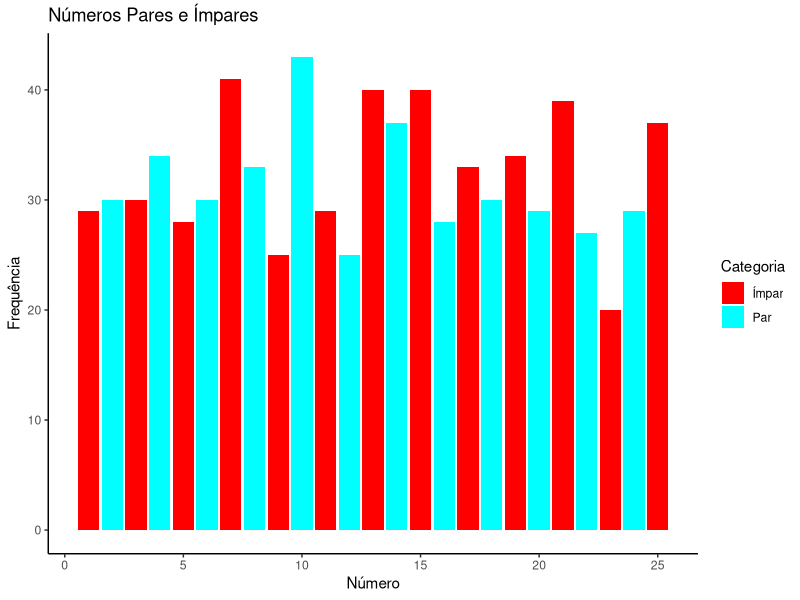

Recreate this plot in R.
set.seed(10)
vetorNumerico <- sample(x = 1:25, size = 800, replace = TRUE)

frequencia <- table(vetorNumerico)

categorias <- ifelse(as.numeric(rownames(frequencia)) %% 2 == 0, "Par", "Ímpar")

library(ggplot2)

df <- data.frame(Número = as.numeric(rownames(frequencia)), Frequência = as.numeric(frequencia), Categoria = categorias)

ggplot(df, aes(x = Número, y = Frequência, fill = Categoria)) +
  geom_bar(stat = "identity") +
  labs(x = "Número", y = "Frequência", title = "Números Pares e Ímpares") +
  theme_classic() +
  scale_fill_manual(values = c("Par" = "cyan", "Ímpar" = "red"))
